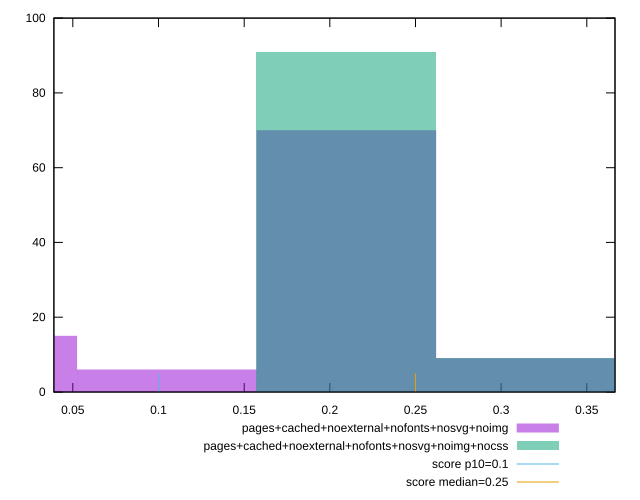

Reproduce this figure in gnuplot.
reset

$pagesCachedNoexternalNofontsNosvgNoimg <<EOF
0.20964478620710014 70
0.3144671793106502 9
0 15
0.10482239310355007 6
EOF

$pagesCachedNoexternalNofontsNosvgNoimgNocss <<EOF
0.20964478620710014 91
0.3144671793106502 9
EOF

set key outside below
set boxwidth 0.10482239310355007
set xrange [0.0389404296875:0.3664786512586805]
set yrange [0:100]
set trange [0:100]
set style fill transparent solid 0.5 noborder

set parametric
set terminal svg size 640, 500 enhanced background rgb 'white'
set output "report_00007_2020-12-11T15:55:29.892Z/cumulative-layout-shift/comparison/histogram/11_vs_12.svg"

plot $pagesCachedNoexternalNofontsNosvgNoimg title "pages+cached+noexternal+nofonts+nosvg+noimg" with boxes, \
     $pagesCachedNoexternalNofontsNosvgNoimgNocss title "pages+cached+noexternal+nofonts+nosvg+noimg+nocss" with boxes, \
     0.1,t title "score p10=0.1", \
     0.25,t title "score median=0.25"

reset
